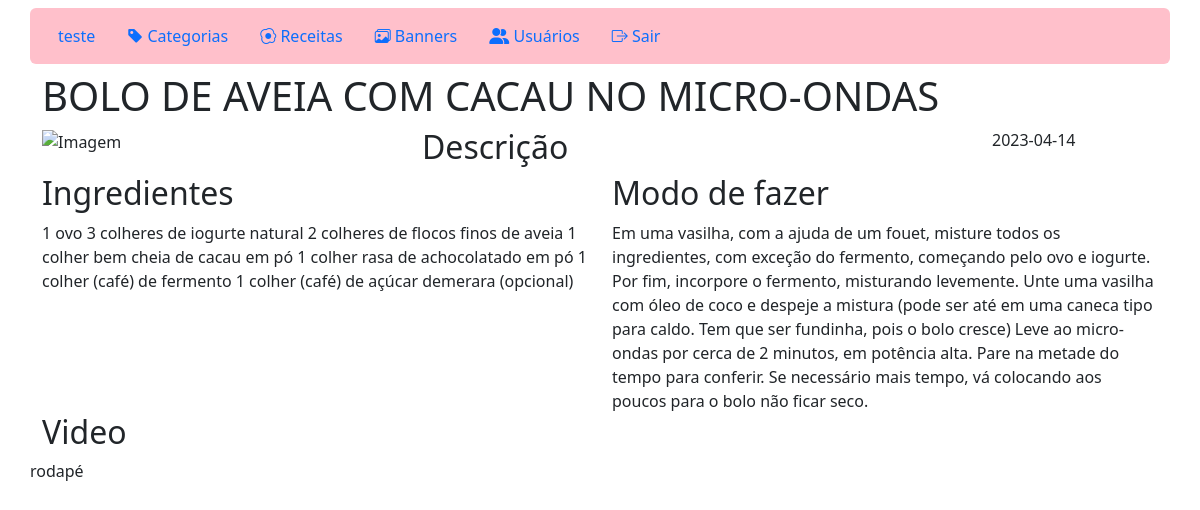
The page /adm/mostrar.php?id=1 (signed in) on the database its author committed.
### tables this page shows
CREATE TABLE `receitas` (
  `id_receita` int(11) NOT NULL AUTO_INCREMENT,
  `id_categoria` int(11) NOT NULL,
  `titulo` varchar(200) NOT NULL,
  `foto` varchar(45) DEFAULT NULL,
  `ingredientes` text,
  `modo_fazer` text,
  `descricao` text,
  `video` varchar(200) DEFAULT NULL,
  `dt` date DEFAULT NULL,
  `excluido` int(11) DEFAULT '0',
  PRIMARY KEY (`id_receita`)
);

### adm/class/Conexao.php (called while the page is built, shortened)
<?php
class Conexao
{
    protected static $db;
    private function __construct()
    {
        $db_host    = "127.0.0.1";
        $db_nome    = "t94";
        $db_usuario = "root";
        $db_senha   = "";
        $db_driver  = "mysql";
        $db_porta   = "3306";
       try
        {
            self::$db = new PDO("$db_driver:host=$db_host; port=$db_porta; dbname=$db_nome", $db_usuario, $db_senha);
            self::$db->setAttribute(PDO::ATTR_ERRMODE, PDO::ERRMODE_EXCEPTION);
            self::$db->exec('SET NAMES utf8');
        }
        catch (PDOException $e)
        {
            echo 'Falha na conexão: ' . $e->getMessage();
        }
    }
    public static function conexao()
    {
        return self::$db;
    }
}
?>

### adm/class/Receita.php (called while the page is built, shortened)
<?php
class Receita
{
    public $pdo;
    public function __construct()
    {
        $this->pdo = Conexao::conexao();
    }
    public function mostrar(int $id_receita)
    {
       $query = $this->pdo->prepare('SELECT * FROM receitas
                                    WHERE
                                    id_receita = :id_receita
                                    ');
        $query->bindParam(':id_receita',$id_receita);
        $query->execute();
        return $query->fetch(PDO::FETCH_OBJ);
    }
}
?>

### adm/mostrar.php (the view, shortened to what this page needs)
<?php
 $r = new Receita();
 if (isset($_GET['id'])&& $_GET['id'] !='') {
    $receita = $r->mostrar($_GET['id']);
 }
?>
<!DOCTYPE html>
<html lang="pt-BR">
<head>
    <?php
    include_once('inc/css.php');
    ?>
</head>
<body>
    <div class="container">
        <?php include_once('inc/menu-adm.php'); ?>
        <div class="row">
            <h1><?php echo $receita->titulo ?></h1>
        </div>
        <div class="row">
            <div class="col-md-4">
            <img src="../img/<?php echo $receita->foto ?>" class="img-fluid" alt="Imagem">
            </div>
            <div class="col-md-6">
                <h2>Descrição</h2>
            </div>
            <div class="col-md-2" >
                <?php echo $receita->dt ?>
            </div>
        </div>
        <div class="row">
            <div  class="col-md-6" >
                <h2>Ingredientes</h2>
                <?php echo $receita->ingredientes ?>
            </div>
            <div  class="col-md-6" >
                <h2>Modo de fazer</h2>
                <?php echo $receita->modo_fazer ?>
            </div>
        </div>
        <div class="row">
            <div   class="col-md-6">
                <h2>Video</h2>
            </div>
        </div>
        <div class="row">
            rodapé
        </div>
    </div>
</body>
</html>

### rows shown on the page
receitas: titulo "BOLO DE AVEIA COM CACAU NO MICRO-ONDAS", dt "2023-04-14", ingredientes "1 ovo 3 colheres de iogurte natural 2 colheres de flocos finos de aveia 1 colher bem cheia de cacau em pó 1 colher rasa de achocolatado em pó 1 colher (café) de fermento 1 colher (café) de açúcar demerara (opcional)", modo_fazer "Em uma vasilha, com a ajuda de um fouet, misture todos os ingredientes, com exceção do fermento, começando pelo ovo e iogurte. Por fim, incorpore o fermento, misturando levemente. Unte uma vasilha com óleo de coco e despeje a mistura (pode ser até em uma caneca tipo para caldo. Tem que ser fundinha, pois o bolo cresce) Leve ao micro-ondas por cerca de 2 minutos, em potência alta. Pare na metade do tempo para conferir. Se necessário mais tempo, vá colocando aos poucos para o bolo não ficar seco."

### other values the page prints
$_SESSION['nome'] "teste"
